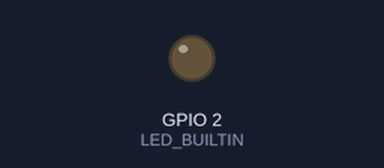
A sketch run on a simulated ESP32. Parts: output pins drawn as LEDs (lit = HIGH). WiFi joins after 1.5 s; servers stay silent unless stated; what the sketch prints to the serial monitor is not drawn.

Above: at 0.1 s.
At 1.6 s:
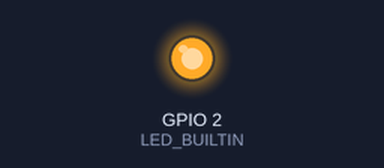
Timing chart, 0 to 3.1 s (numbered marks = the images above):
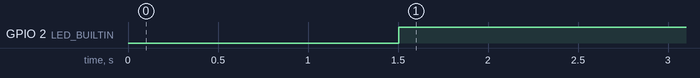

The sketch:

esp32_no_wifi_com_ip_fixo.ino
```cpp
//JULIOBRAUN DESENVOLVIMENTO IOT
// ESP32 NA REDE WIFI COM IP FIXO

//Para funcionar o WiFi incluir biblioteca
#include <WiFi.h>

const char* SSID = "REDE"; //Nome da rede WI-FI que deseja se conectar
const char* PASSWORD = "SENHA"; //Senha da rede WI-FI que deseja se conectar

//Configuração da rede
IPAddress ip(192,168,0,175); // incluir o ip da sua rede
IPAddress gateway(192,168,0,1); //incluir o gateway da sua rede
IPAddress subnet(255,255,255,0);

// pino que funciona o LED que vem na placa
int LED_BUILTIN = 2;

void setup() {
  //Definindo que o sinal irá sair para ligar o led da placa
  pinMode(LED_BUILTIN, OUTPUT);

  //Especifico a comunicação com o monitor
  Serial.begin(9600);

  //Passo as configurações
  WiFi.begin(SSID, PASSWORD);
  WiFi.config(ip, gateway, subnet);

  //Conectando
  while (WiFi.status() != WL_CONNECTED) { //ENQUANTO STATUS FOR DIFERENTE DE CONECTADO
    delay(500); //INTERVALO DE 500 MILISEGUNDOS
    Serial.print("."); //ESCREVE O CARACTER NA SERIAL
  }

  //Mostrando os dados da conexão
  Serial.println(""); //PULA UMA LINHA NA JANELA SERIAL
  Serial.print("Conectado a rede sem fio "); //ESCREVE O TEXTO NA SERIAL
  Serial.println(SSID); //ESCREVE O NOME DA REDE NA SERIAL
  Serial.println(WiFi.localIP()); //ESCREVE NA SERIAL O IP RECEBIDO DENTRO DA REDE SEM FIO
}

void loop() {
  //Se estiver conectado no wifi acende o led
  if(WiFi.status()== WL_CONNECTED){
    digitalWrite(LED_BUILTIN,HIGH); //Acende LED
  }else{ //se desconectar
    digitalWrite(LED_BUILTIN,LOW); //Apaga LED
  }
}
```

Measured:
- by itself, GPIO 2 (LED_BUILTIN): LOW → HIGH at 1.5 s
